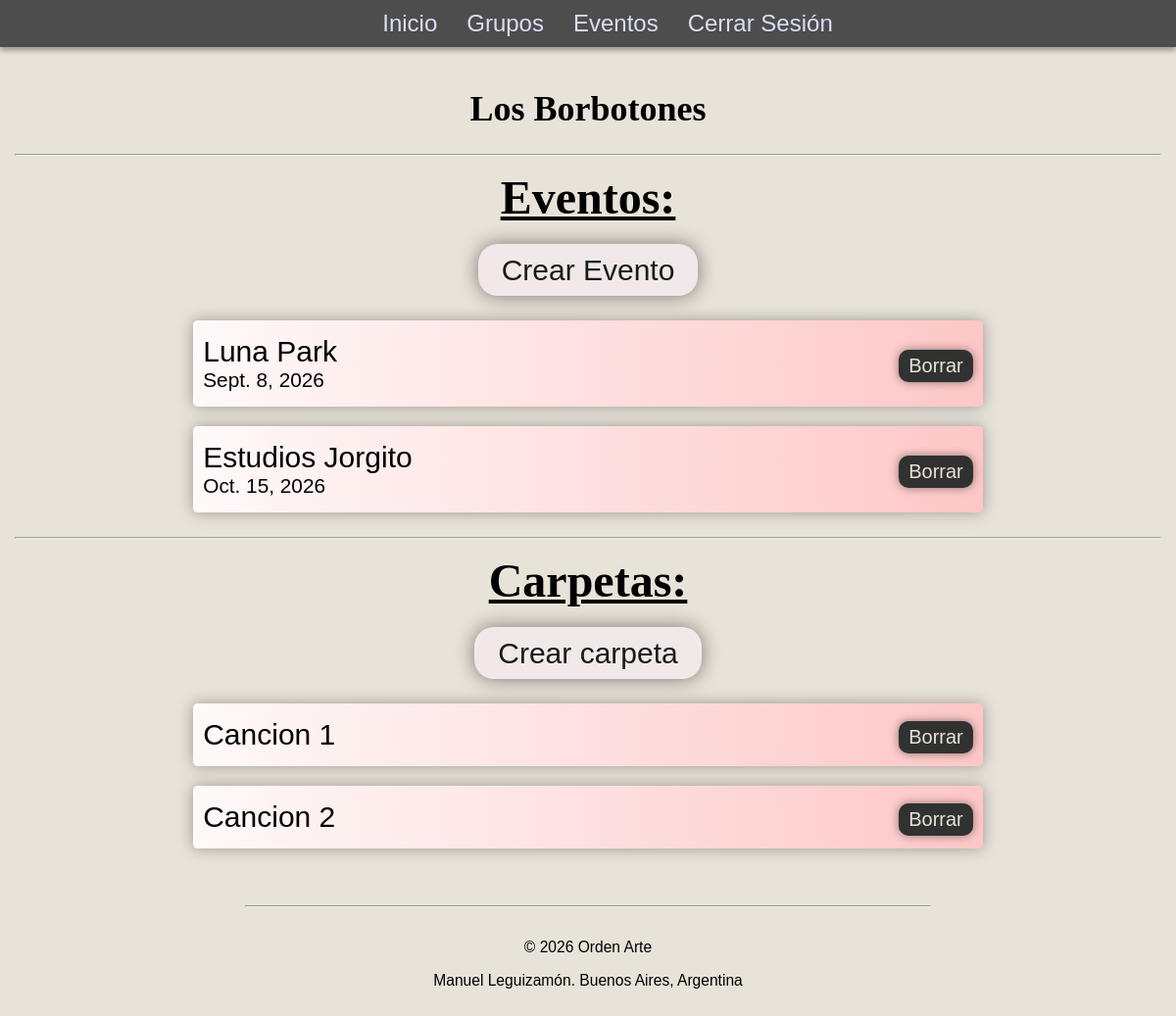
/grupo/57/ (signed in), run on the app's committed database.
### apps/grupo/models.py (models this page shows, shortened)
class Grupo(models.Model):
    nombre = models.CharField(max_length=50, unique=False)
    listaCanciones = models.TextField(null=True, blank=True)
    userDueño = models.ForeignKey(User, on_delete=models.CASCADE, related_name='grupos', null=True, blank=True)

### apps/evento/models.py (models this page shows, shortened)
class Evento(models.Model):
    nombre = models.CharField(max_length=30, null=True, blank=True)
    fecha = models.DateField(null=True, blank=True)
    dineroCobrar = models.DecimalField(max_digits=10, decimal_places=2, default=0)
    localidad = models.ForeignKey(Localidad, on_delete=models.CASCADE, related_name='eventos', null=True, blank=True)
    tipo = models.ForeignKey(EventoTipo, on_delete=models.CASCADE, related_name='eventos', null=True, blank=True)
    vestimenta = models.ForeignKey(Vestimenta, on_delete=models.CASCADE, related_name='eventos', null=True, blank=True)
    horario = models.ForeignKey(Horario, on_delete=models.CASCADE, related_name='eventos', null=True, blank=True)
    grupo = models.ForeignKey("grupo.Grupo", on_delete=models.CASCADE, related_name='eventos')

### apps/carpeta/models.py (models this page shows, shortened)
class Carpeta(models.Model):
    nombre = models.CharField(max_length=100)
    partitura = models.FileField(upload_to='partituras/', null=True, blank=True)
    fechaCarga = models.DateTimeField(auto_now_add=True)
    grupo = models.ForeignKey(Grupo, on_delete=models.CASCADE, related_name='carpetas')

### apps/grupo/views.py (the view, shortened to what this page needs)
# urls.py: path('<int:grupo_id>/', NuevoGrupoView.as_view(), name='nuevo-grupo'),
class NuevoGrupoView(LoginRequiredMixin, TemplateView):
    template_name='nuevo_grupo.html'
    def get_context_data(self, **kwargs):
        context = super().get_context_data(**kwargs)
        grupo_id = self.kwargs['grupo_id']
        grupo = get_object_or_404(Grupo, id=grupo_id, userDueño=self.request.user)
        context['grupo'] = grupo
        context['eventos']= Evento.objects.filter(grupo=grupo_id, grupo__userDueño=self.request.user).all()
        context['carpetas'] = Carpeta.objects.filter(grupo=grupo_id).all()
        return context

### apps/grupo/templates/nuevo_grupo.html (shortened to what this page needs)
{% extends 'base.html' %}
{% load static %}
{% block link %}
    <link rel="stylesheet" href="{% static 'nuevo_grupo.css' %}">
{% endblock %}
{% block contenido %}
    <h1 class="titulo-pagina"> {{ grupo.nombre }} </h1>
<hr>
    <h2 class="tus-asuntos"><u>Eventos:</u></h2>
        <div class="div-crear-evento">
            <a href="{% url 'crear-evento' grupo_id %}" class="a-opcion">Crear Evento</a>
        </div>
        <ul class="lista-elementos">
            {% for evento in eventos %}
                <li class="list-item"> <a href="{% url 'evento-detalle' grupo_id=grupo_id evento_id=evento.id  %}"  class="a-item"> {{ evento.nombre }} <p class="fecha">{{evento.fecha}}  </p> </a>
                <form action="{% url 'eliminar-evento' grupo_id=grupo_id borrar_evento_id=evento.id %}" method="post">
                    <button class="boton-eliminar">Borrar</button>
                </form>
                </li>
            {% empty %}
            <p class="sin-data-txt"><i>No tenés eventos creados</i></p>
            {% endfor %}
        </ul>
<hr>
    <h2 class="tus-asuntos"><u>Carpetas:</u></h2>
    <div class="div-crear-carpeta">
        <a href="{% url 'crear-carpeta' grupo_id=grupo.id %}" class="a-opcion">Crear carpeta</a>
    </div>
    <ul class="lista-elementos">
        {% for carpeta in carpetas %}
                <li class="list-item">
                    <a href="{% url 'carpeta' grupo_id=grupo_id carpeta_id=carpeta.id %}" class="a-item"> {{ carpeta.nombre }} </a>
                    <form action="{% url 'eliminar-carpeta' grupo_id=grupo_id borrar_carpeta_id=carpeta.id %}" method="post">
                        <button class="boton-eliminar">Borrar</button>
                    </form>
                </li>
        {% empty %}
        <p class="sin-data-txt"><i>No tenés canciones subidas</i></p>
        {% endfor %}
    </ul>
{% endblock %}

### static/css/base.css (style rules this page uses)
* { margin:0 auto; box-sizing: border-box; }
body { font-family: Arial, sans-serif; }
h1 { display: flex; justify-content: center; }
h2 { font-size: clamp(1.2rem, 3rem, 5rem); }
.titulo-pagina { font-size: clamp(1.5rem, 3vw, 4.5rem); padding: 10px 0; }

### apps/grupo/static/nuevo_grupo.css (style rules this page uses)
* { margin:0 auto; box-sizing: border-box; }
body { font-family: Arial, sans-serif; background-color: #E8E3D9; }
h1, h2 { display: flex; justify-content: center; font-family: 'Times New Roman', Times, serif; }
hr { margin: 15px; }
.div-crear-evento { display: flex; justify-content: center; margin-bottom: 10px; }
.div-crear-carpeta { display: flex; justify-content: center; margin-bottom: 10px; }
.lista-elementos { display: flex; flex-direction: column; align-items: center; padding: 0; }
.a-opcion { background-color: #f1e9e9; border: none; box-shadow: 0 0 20px rgba(0, 0, 0, 0.479); font-size: 30px; padding: .6rem 1.5rem; margin: 5px; text-align: center; color: rgb(26, 26, 26); border-radius: 20px; transition: 0.3s; text-decoration: none; }
.list-item { list-style-type: none; background: linear-gradient(90deg, rgb(255, 249, 249), rgb(253, 199, 199)); border-radius: 5px; box-shadow: 0 0 15px rgba(0, 0, 0, 0.336); font-size: 30px; margin: 10px auto; transition: .3s; display: flex; align-items: center; justify-content: space-between; }
.a-item { width: 60vw; height: 100%; text-decoration: none; color: rgb(0, 0, 0); display: block; height: 100%; padding: 15px 10px; }
.tus-asuntos { margin: 15px; display: flex; justify-content: center; }
.fecha { font-size: 1.3rem; display: block; }
.boton-eliminar { padding: 5px 10px; margin-right: 10px; font-size: 20px; border-radius: 10px; background-color: rgb(49, 49, 49); color: #E8E3D9; transition: .2s; border: none; box-shadow: 0 0 10px rgba(0, 0, 0, 0.445); cursor: pointer; }

### data on the page
Grupo: nombre "Los Borbotones"
Evento: nombre "Luna Park", fecha "Sept. 8, 2026"
Evento: nombre "Estudios Jorgito", fecha "Oct. 15, 2026"
Carpeta: nombre "Cancion 1"
Carpeta: nombre "Cancion 2"
